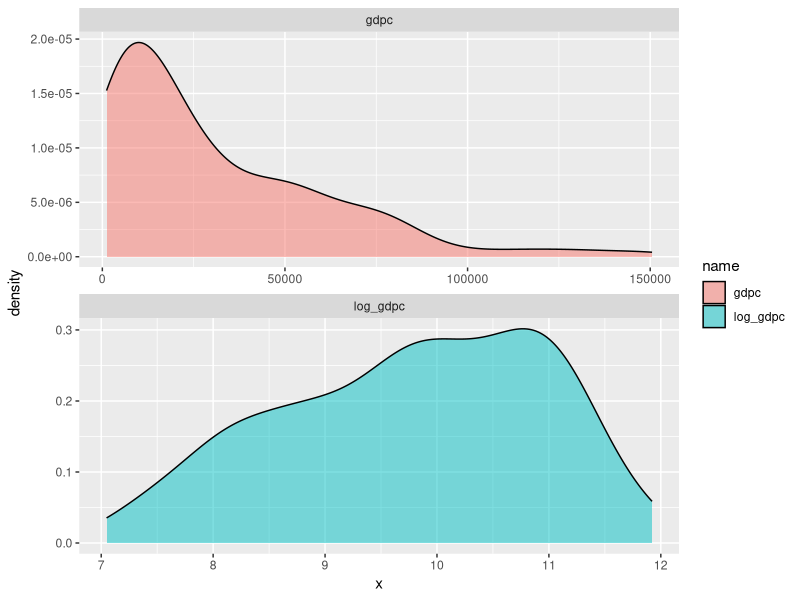
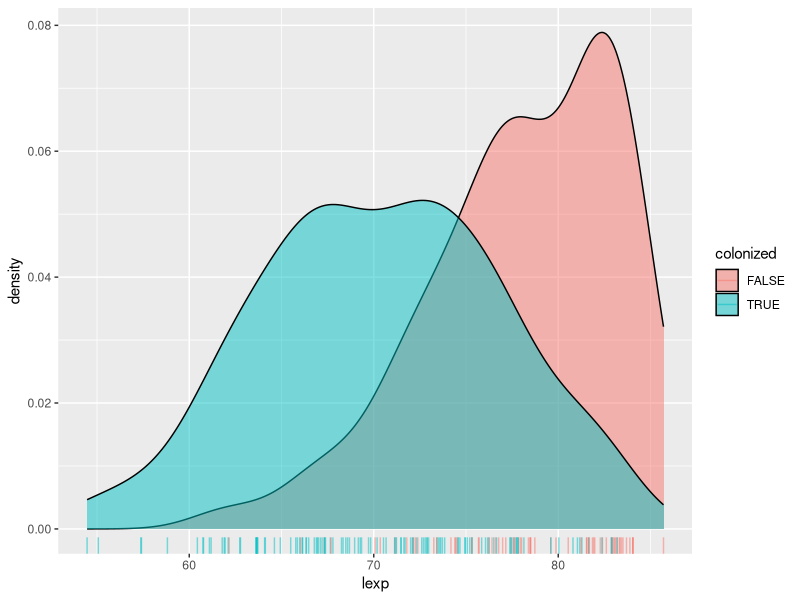
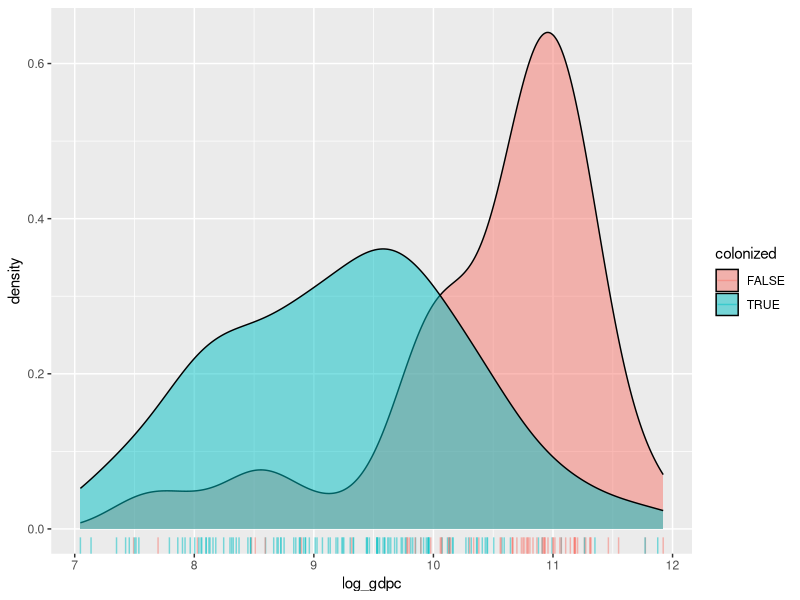

The R script that drew these images, in order:
# ==============================================================================
#     _                _ _          _   ____  _        _
#    / \   _ __  _ __ | (_) ___  __| | / ___|| |_ __ _| |_ ___
#   / _ \ | '_ \| '_ \| | |/ _ \/ _` | \___ \| __/ _` | __/ __|
#  / ___ \| |_) | |_) | | |  __/ (_| |  ___) | || (_| | |_\__ \
# /_/   \_\ .__/| .__/|_|_|\___|\__,_| |____/ \__\__,_|\__|___/
#         |_|   |_|
#
# Life expectancy and colonial origin (continued)
#
# ============================= See README file for data sources and details ===

# required packages -------------------------------------------------------

library(broom)
library(tidyverse)

# load and inspect the data -----------------------------------------------

d <- readr::read_tsv("data/life-expectancy.tsv")

summary(d$lexp)

# log-transform GDP/capita (as explained last week)
d$log_gdpc <- log(d$gdpc)

# if you forgot why, check the distributions
pivot_longer(select(d, gdpc, log_gdpc), everything(), values_to = "x") %>%
  ggplot(aes(x, fill = name)) +
  geom_density(alpha = 1/2) +
  facet_wrap(~ name, scales = "free", ncol = 1)

# create colonial origin dummy
d$colonized <- if_else(d$ht_colonial == 0, FALSE, TRUE)
with(d, table(continent, colonized))

# take a look at the data if you are curious
# glimpse(d)
# view(d)

# plot relationships ------------------------------------------------------

# life expectancy by colonial origin
ggplot(drop_na(d, colonized, lexp), aes(x = lexp)) +
  geom_density(aes(fill = colonized), alpha = 1/2) +
  geom_rug(aes(color = colonized), alpha = 1/2)

# GDP/capita by colonial origin
ggplot(drop_na(d, colonized, log_gdpc), aes(x = log_gdpc)) +
  geom_density(aes(fill = colonized), alpha = 1/2) +
  geom_rug(aes(color = colonized), alpha = 1/2)

# look carefully at the code:
#
# 1. we drop missing values with `drop_na`
# 2. we indicate that the x-axis will show either `lexp` or `log_gdpc`
# 3. we plot density curves with `geom_density`
# 4. we add the bottom ticks with `geom_rug`

# point estimation (confidence intervals) ---------------------------------

# fastest way to get point estimates
t.test(lexp[ colonized == 0 ] ~ 1, data = d)
t.test(lexp[ colonized == 1 ] ~ 1, data = d)

# the function above is actually the same `t.test` function that we will use
# right below to statistically test the association between both variables

# same results, rounded to two decimals
round(t.test(lexp[ colonized == 0 ] ~ 1, data = d)$conf.int, 2)
round(t.test(lexp[ colonized == 1 ] ~ 1, data = d)$conf.int, 2)

# the above works because the `t.test` function returns a list of results that
# contains an item called `conf.int` that can be accessed with the `$` symbol

# manual breakdown of the underlying 95% CI formula (minus small corrections)
ci95 <- function(x) {

  x <- na.omit(x)          # remove missing values

  n <- length(x)           # sample size N
  xbar <- mean(x)          # mean
  se <- sd(x) / sqrt(n)    # standard error of the mean

  t <- stats::qnorm(.975)  # t / alpha (critical value)
  ci_lo <- xbar - t * se   # lower 95% CI
  ci_hi <- xbar + t * se   # upper 95% CI

  return(round(c("Lower 95% CI" = ci_lo, "Mean" = xbar,
                 "Upper 95% CI" = ci_hi, "N" = n), 2))

}

# same results
ci95(d$lexp[ d$colonized == 0 ])
ci95(d$lexp[ d$colonized == 1 ])

# comparison of means (t-test) --------------------------------------------

t.test(lexp ~ colonized, data = d)

# the full list of results looks like this
str(t.test(lexp ~ colonized, data = d))

# the difference in means between both groups can be accessed as follows, but
# note that this shows mean B - mean A, so be careful when reading the sign
diff(t.test(lexp ~ colonized, data = d)$estimate)

# as seen earlier, the confidence interval around that that difference is here
round(t.test(lexp ~ colonized, data = d)$conf.int, 2)

# the p-value is clearly below our threshold
t.test(lexp ~ colonized, data = d)$p.value < 0.01

# last, here's a function to show all results at once, including the difference
# in means, with the sign reversed when compared to the result of the previous
# method used, because this one shows group A - group B instead
broom::tidy(t.test(lexp ~ colonized, data = d))

# exercise (1) ------------------------------------------------------------

# t-test of log-GDP/c by colonial origin


# Q1. how large is the difference?
# Q2. is it statistically significant?

# exercise (2) ------------------------------------------------------------

# is there a life expectancy gap between sub-Saharan African countries and
# MENA (Middle East & North Africa) countries? is it statistically robust?
count(d, continent, region)

# step 1. subset the data to Africa
# step 2. t-test between the two regions


# kthxbye
